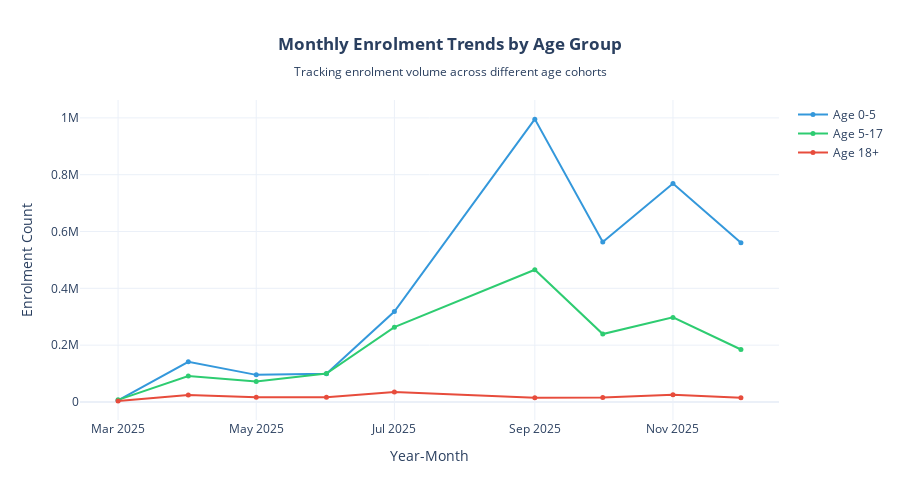

Here is the notebook cell this chart was saved with:
### Code cell
# ==============================================================================
# VISUALIZATION 3: TIME-BASED TREND ANALYSIS
# ==============================================================================

# Line chart: Total enrolment trends by age group
fig_trend_enrol = go.Figure()

fig_trend_enrol.add_trace(go.Scatter(
    x=trend_data['year_month'],
    y=trend_data['age_0_5'],
    mode='lines+markers',
    name='Age 0-5',
    line=dict(color='#3498db', width=2),
    marker=dict(size=5)
))

fig_trend_enrol.add_trace(go.Scatter(
    x=trend_data['year_month'],
    y=trend_data['age_5_17'],
    mode='lines+markers',
    name='Age 5-17',
    line=dict(color='#2ecc71', width=2),
    marker=dict(size=5)
))

fig_trend_enrol.add_trace(go.Scatter(
    x=trend_data['year_month'],
    y=trend_data['age_18_greater'],
    mode='lines+markers',
    name='Age 18+',
    line=dict(color='#e74c3c', width=2),
    marker=dict(size=5)
))

fig_trend_enrol.update_layout(
    title='<b>Monthly Enrolment Trends by Age Group</b><br><sub>Tracking enrolment volume across different age cohorts</sub>',
    xaxis_title='Year-Month',
    yaxis_title='Enrolment Count',
    hovermode='x unified',
    height=500,
    template='plotly_white',
    title_x=0.5
)

fig_trend_enrol.write_html('zdataoutput/03_monthly_trends.html')
print("✓ Monthly Enrolment Trends Visualization Generated (saved to 03_monthly_trends.html)")
fig_trend_enrol.show()

### Figure 1 — Plotly figure (JSON) as saved in the notebook; plotly's stock layout.template omitted (floating-point values rounded to 4 significant figures)
{"data": [{"line": {"color": "#3498db", "width": 2}, "marker": {"size": 5}, "mode": "lines+markers", "name": "Age 0-5", "type": "scatter", "x": ["2025-03", "2025-04", "2025-05", "2025-06", "2025-07", "2025-09", "2025-10", "2025-11", "2025-12"], "y": [5367, 141154, 95342, 98943, 318352, 995612, 562856, 769156, 560183]}, {"line": {"color": "#2ecc71", "width": 2}, "marker": {"size": 5}, "mode": "lines+markers", "name": "Age 5-17", "type": "scatter", "x": ["2025-03", "2025-04", "2025-05", "2025-06", "2025-07", "2025-09", "2025-10", "2025-11", "2025-12"], "y": [7407, 91371, 71690, 99911, 263333, 465401, 238958, 297658, 184655]}, {"line": {"color": "#e74c3c", "width": 2}, "marker": {"size": 5}, "mode": "lines+markers", "name": "Age 18+", "type": "scatter", "x": ["2025-03", "2025-04", "2025-05", "2025-06", "2025-07", "2025-09", "2025-10", "2025-11", "2025-12"], "y": [3808, 24913, 16584, 16880, 35183, 14866, 16106, 25193, 14820]}], "layout": {"height": 500, "hovermode": "x unified", "title": {"text": "<b>Monthly Enrolment Trends by Age Group</b><br><sub>Tracking enrolment volume across different age cohorts</sub>", "x": 0.5}, "xaxis": {"title": {"text": "Year-Month"}}, "yaxis": {"title": {"text": "Enrolment Count"}}}}
